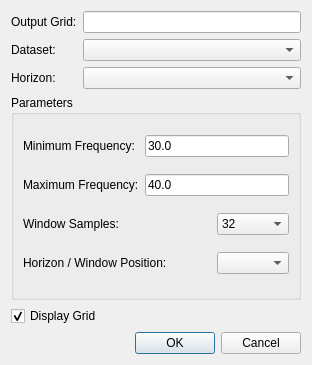
<?xml version="1.0" encoding="UTF-8"?>
<ui version="4.0">
 <class>HorizonFrequenciesDialog</class>
 <widget class="QDialog" name="HorizonFrequenciesDialog">
  <property name="geometry">
   <rect>
    <x>0</x>
    <y>0</y>
    <width>312</width>
    <height>365</height>
   </rect>
  </property>
  <property name="windowTitle">
   <string>Horizon Amplitudes</string>
  </property>
  <property name="windowIcon">
   <iconset resource="../ProjectViewer/icons.qrc">
    <normaloff>:/icons/images/logo_fs_64x64.png</normaloff>:/icons/images/logo_fs_64x64.png</iconset>
  </property>
  <layout class="QVBoxLayout" name="verticalLayout">
   <item>
    <layout class="QGridLayout" name="gridLayout">
     <item row="0" column="0">
      <widget class="QLabel" name="label">
       <property name="text">
        <string>Output Grid:</string>
       </property>
      </widget>
     </item>
     <item row="0" column="1">
      <widget class="QLineEdit" name="leGrid"/>
     </item>
     <item row="1" column="0">
      <widget class="QLabel" name="label_2">
       <property name="text">
        <string>Dataset:</string>
       </property>
      </widget>
     </item>
     <item row="1" column="1">
      <widget class="QComboBox" name="cbDataset"/>
     </item>
     <item row="2" column="0">
      <widget class="QLabel" name="label_3">
       <property name="text">
        <string>Horizon:</string>
       </property>
      </widget>
     </item>
     <item row="2" column="1">
      <widget class="QComboBox" name="cbHorizon"/>
     </item>
    </layout>
   </item>
   <item>
    <widget class="QGroupBox" name="groupBox">
     <property name="title">
      <string>Parameters</string>
     </property>
     <layout class="QGridLayout" name="gridLayout_2">
      <item row="0" column="0">
       <widget class="QLabel" name="label_6">
        <property name="text">
         <string>Minimum Frequency:</string>
        </property>
       </widget>
      </item>
      <item row="0" column="1" colspan="2">
       <widget class="QLineEdit" name="leMinimumFrequency">
        <property name="text">
         <string>30.0</string>
        </property>
       </widget>
      </item>
      <item row="1" column="0">
       <widget class="QLabel" name="label_7">
        <property name="text">
         <string>Maximum Frequency:</string>
        </property>
       </widget>
      </item>
      <item row="1" column="1" colspan="2">
       <widget class="QLineEdit" name="leMaximumFrequency">
        <property name="text">
         <string>40.0</string>
        </property>
       </widget>
      </item>
      <item row="2" column="0">
       <widget class="QLabel" name="label_4">
        <property name="text">
         <string>Window Samples:</string>
        </property>
       </widget>
      </item>
      <item row="2" column="2">
       <widget class="QComboBox" name="cbWindowSamples">
        <item>
         <property name="text">
          <string>32</string>
         </property>
        </item>
        <item>
         <property name="text">
          <string>64</string>
         </property>
        </item>
        <item>
         <property name="text">
          <string>128</string>
         </property>
        </item>
        <item>
         <property name="text">
          <string>256</string>
         </property>
        </item>
       </widget>
      </item>
      <item row="3" column="0" colspan="2">
       <widget class="QLabel" name="label_5">
        <property name="text">
         <string>Horizon / Window Position:</string>
        </property>
       </widget>
      </item>
      <item row="3" column="2">
       <widget class="QComboBox" name="cbPosition"/>
      </item>
     </layout>
    </widget>
   </item>
   <item>
    <widget class="QCheckBox" name="cbDisplay">
     <property name="text">
      <string>Display Grid</string>
     </property>
     <property name="checked">
      <bool>true</bool>
     </property>
    </widget>
   </item>
   <item>
    <widget class="QDialogButtonBox" name="buttonBox">
     <property name="orientation">
      <enum>Qt::Horizontal</enum>
     </property>
     <property name="standardButtons">
      <set>QDialogButtonBox::Cancel|QDialogButtonBox::Ok</set>
     </property>
    </widget>
   </item>
  </layout>
 </widget>
 <resources>
  <include location="../ProjectViewer/icons.qrc"/>
 </resources>
 <connections>
  <connection>
   <sender>buttonBox</sender>
   <signal>accepted()</signal>
   <receiver>HorizonFrequenciesDialog</receiver>
   <slot>accept()</slot>
   <hints>
    <hint type="sourcelabel">
     <x>248</x>
     <y>254</y>
    </hint>
    <hint type="destinationlabel">
     <x>157</x>
     <y>274</y>
    </hint>
   </hints>
  </connection>
  <connection>
   <sender>buttonBox</sender>
   <signal>rejected()</signal>
   <receiver>HorizonFrequenciesDialog</receiver>
   <slot>reject()</slot>
   <hints>
    <hint type="sourcelabel">
     <x>316</x>
     <y>260</y>
    </hint>
    <hint type="destinationlabel">
     <x>286</x>
     <y>274</y>
    </hint>
   </hints>
  </connection>
 </connections>
</ui>
